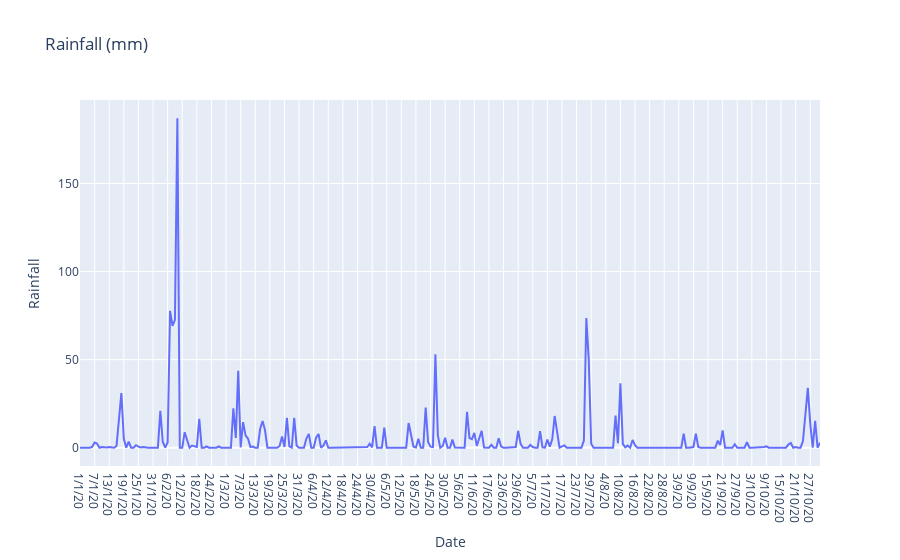

Source (notebook cell):
### Code cell
# Create the basic line chart
fig = px.line(data_frame=rain, x='Date', y='Rainfall', 
              title="Rainfall (mm)")

# Create the buttons
date_buttons = [
{'count': 28, 'label': '4WTD', 'step': "day", 'stepmode': "todate"},
{'count': 48, 'label': '48HR', 'step': "hour", 'stepmode': "todate"},
{'count': 1, 'label': 'YTD', 'step': "year", 'stepmode': "todate"}]


# Add the buttons and show
fig.update_layout({'xaxis': {'rangeselector': {'buttons': date_buttons}}})
fig.show()

### Figure 1 — Plotly figure (JSON) as saved in the notebook; plotly's stock layout.template omitted (floating-point values rounded to 4 significant figures; data arrays with more than 128 entries replaced by an {"elided": "..."} marker saying what was removed)
{"data": [{"hovertemplate": "Date=%{x}<br>Rainfall=%{y}<extra></extra>", "legendgroup": "", "line": {"color": "#636efa", "dash": "solid"}, "marker": {"symbol": "circle"}, "mode": "lines", "name": "", "orientation": "v", "showlegend": false, "type": "scatter", "x": {"elided": "305 str values"}, "xaxis": "x", "y": {"elided": "305 float values"}, "yaxis": "y"}], "layout": {"legend": {"tracegroupgap": 0}, "title": {"text": "Rainfall (mm)"}, "xaxis": {"anchor": "y", "domain": [0, 1], "rangeselector": {"buttons": [{"count": 28, "label": "4WTD", "step": "day", "stepmode": "todate"}, {"count": 48, "label": "48HR", "step": "hour", "stepmode": "todate"}, {"count": 1, "label": "YTD", "step": "year", "stepmode": "todate"}]}, "title": {"text": "Date"}}, "yaxis": {"anchor": "x", "domain": [0, 1], "title": {"text": "Rainfall"}}}}
